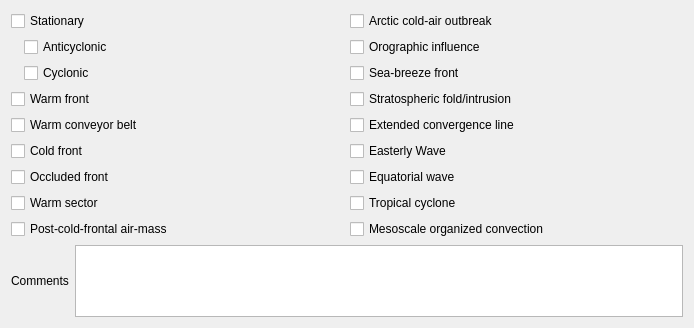
          <widget class="QWidget" name="page_4">
           <property name="geometry">
            <rect>
             <x>0</x>
             <y>0</y>
             <width>694</width>
             <height>328</height>
            </rect>
           </property>
           <attribute name="label">
            <string>Atmospheric Synoptic Features</string>
           </attribute>
           <layout class="QVBoxLayout" name="verticalLayout_15">
            <item>
             <layout class="QHBoxLayout" name="horizontalLayout_22">
              <item>
               <layout class="QVBoxLayout" name="verticalLayout_13">
                <item>
                 <widget class="QCheckBox" name="stationaryCheck">
                  <property name="text">
                   <string>Stationary</string>
                  </property>
                 </widget>
                </item>
                <item>
                 <layout class="QHBoxLayout" name="horizontalLayout_19">
                  <item>
                   <spacer name="horizontalSpacer_15">
                    <property name="orientation">
                     <enum>Qt::Horizontal</enum>
                    </property>
                    <property name="sizeType">
                     <enum>QSizePolicy::Maximum</enum>
                    </property>
                    <property name="sizeHint" stdset="0">
                     <size>
                      <width>13</width>
                      <height>17</height>
                     </size>
                    </property>
                   </spacer>
                  </item>
                  <item>
                   <widget class="QCheckBox" name="stationaryAnticyclonicCheck">
                    <property name="text">
                     <string>Anticyclonic</string>
                    </property>
                   </widget>
                  </item>
                 </layout>
                </item>
                <item>
                 <layout class="QHBoxLayout" name="horizontalLayout_20">
                  <item>
                   <spacer name="horizontalSpacer_16">
                    <property name="orientation">
                     <enum>Qt::Horizontal</enum>
                    </property>
                    <property name="sizeType">
                     <enum>QSizePolicy::Maximum</enum>
                    </property>
                    <property name="sizeHint" stdset="0">
                     <size>
                      <width>13</width>
                      <height>17</height>
                     </size>
                    </property>
                   </spacer>
                  </item>
                  <item>
                   <widget class="QCheckBox" name="stationaryCyclonicCheck">
                    <property name="text">
                     <string>Cyclonic</string>
                    </property>
                   </widget>
                  </item>
                 </layout>
                </item>
                <item>
                 <widget class="QCheckBox" name="warmFrontCheck">
                  <property name="text">
                   <string>Warm front</string>
                  </property>
                 </widget>
                </item>
                <item>
                 <widget class="QCheckBox" name="warmConveyorBeltCheck">
                  <property name="text">
                   <string>Warm conveyor belt</string>
                  </property>
                 </widget>
                </item>
                <item>
                 <widget class="QCheckBox" name="coldFrontCheck">
                  <property name="text">
                   <string>Cold front</string>
                  </property>
                 </widget>
                </item>
                <item>
                 <widget class="QCheckBox" name="occludedFrontCheck">
                  <property name="text">
                   <string>Occluded front</string>
                  </property>
                 </widget>
                </item>
                <item>
                 <widget class="QCheckBox" name="warmSectorCheck">
                  <property name="text">
                   <string>Warm sector</string>
                  </property>
                 </widget>
                </item>
                <item>
                 <widget class="QCheckBox" name="postColdFrontalAirMassCheck">
                  <property name="text">
                   <string>Post-cold-frontal air-mass</string>
                  </property>
                 </widget>
                </item>
               </layout>
              </item>
              <item>
               <layout class="QVBoxLayout" name="verticalLayout_14">
                <item>
                 <widget class="QCheckBox" name="arcticColdAirOutbreakCheck">
                  <property name="text">
                   <string>Arctic cold-air outbreak</string>
                  </property>
                 </widget>
                </item>
                <item>
                 <widget class="QCheckBox" name="orographicInfluenceCheck">
                  <property name="text">
                   <string>Orographic influence</string>
                  </property>
                 </widget>
                </item>
                <item>
                 <widget class="QCheckBox" name="seaBreezeFrontCheck">
                  <property name="text">
                   <string>Sea-breeze front</string>
                  </property>
                 </widget>
                </item>
                <item>
                 <widget class="QCheckBox" name="stratosphericFoldCheck">
                  <property name="text">
                   <string>Stratospheric fold/intrusion</string>
                  </property>
                 </widget>
                </item>
                <item>
                 <widget class="QCheckBox" name="extendedConvergenceLineCheck">
                  <property name="text">
                   <string>Extended convergence line</string>
                  </property>
                 </widget>
                </item>
                <item>
                 <widget class="QCheckBox" name="easterlyWaveCheck">
                  <property name="text">
                   <string>Easterly Wave</string>
                  </property>
                 </widget>
                </item>
                <item>
                 <widget class="QCheckBox" name="equatorialWaveCheck">
                  <property name="text">
                   <string>Equatorial wave</string>
                  </property>
                 </widget>
                </item>
                <item>
                 <widget class="QCheckBox" name="tropicalCycloneCheck">
                  <property name="text">
                   <string>Tropical cyclone</string>
                  </property>
                 </widget>
                </item>
                <item>
                 <widget class="QCheckBox" name="mesoscaleOrganizedConvectionCheck">
                  <property name="text">
                   <string>Mesoscale organized convection</string>
                  </property>
                 </widget>
                </item>
               </layout>
              </item>
             </layout>
            </item>
            <item>
             <layout class="QHBoxLayout" name="horizontalLayout_21">
              <item>
               <widget class="QLabel" name="label_16">
                <property name="text">
                 <string>Comments</string>
                </property>
               </widget>
              </item>
              <item>
               <widget class="QTextEdit" name="AFOtherTextBox">
                <property name="maximumSize">
                 <size>
                  <width>16777215</width>
                  <height>75</height>
                 </size>
                </property>
               </widget>
              </item>
             </layout>
            </item>
           </layout>
          </widget>
